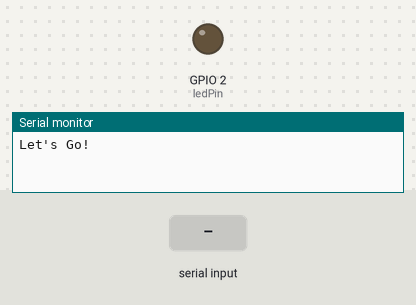
The sketch below on a simulated ESP32. On the bench: output pins drawn as LEDs (lit = HIGH), the last lines printed to the serial monitor. Inputs (shaded band) come from the test bench.

Above: at 2.2 s.
2.3 s: "L" received over Serial
At 2.7 s:
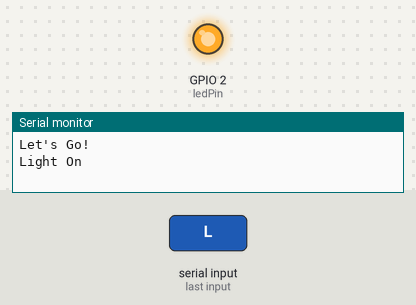
6.8 s: "L" received over the second serial link
At 7.4 s:
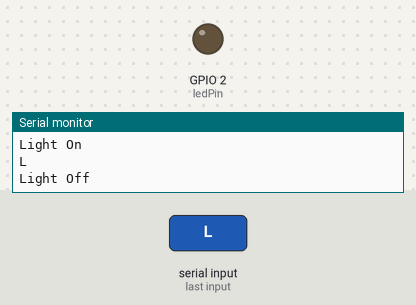
Timing chart, 0 to 9.8 s (numbered marks = the images above; inputs shaded):
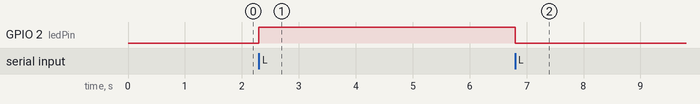

The sketch:

Arduino_Learning.ino
```cpp
//Bluetooth Module
#include <SoftwareSerial.h>
SoftwareSerial BLE(5,4);
char command;

//Temp&Hum Module
#include <DHT.h>
#define DHTTYPE DHT11
#define DHTPIN 13
DHT dht(DHTPIN, DHTTYPE);

//Led Config
#define ledPin 2

//MAX30100 Module
#include "MAX30100.h"
#include <Wire.h>
MAX30100 pox;

//Ohm Meter
int analogPin = 0;
int raw = 0;
int Vin = 5;
float Vout = 0;
float R1 = 10000;
float R2 = 0;
float buffer = 0;

unsigned long lastWarning = 0;

void setup() {
  Serial.begin(9600);
  BLE.begin(9600);
  //Wire.begin();

  pinMode(ledPin, OUTPUT);

  delay(1000);

  //pox.begin(pw1600, i50, sr100);

  dht.begin();
  Serial.println("Let's Go!");
}

void loop() {
  if(BLE.available()){
    command = BLE.read();
    Serial.println(command);
    if(!menu(command) && (millis() - lastWarning) > 500){
      lastWarning = millis();
      Serial.println("Invalid Bluetooth Command!");
    }
  }

  if(Serial.available()){
    command = Serial.read();
    if(!menu(command) && (millis() - lastWarning) > 500){
      lastWarning = millis();
      Serial.println("Invalid Serial Command!");
    }
  }

  //pox.readSensor();
  //Serial.println(meanDiff(pox.IR));
}

int menu(char cmd) {
  if(cmd == 'T'){
    readTempHum();
    lastWarning = millis();
    return 1;
  }else if(cmd == 'L'){
    light();
    lastWarning = millis();
    return 1;
  }else if(cmd == 'O'){
    ohm();
    lastWarning = millis();
    return 1;
  }else{
    return 0;
  }
}

void readTempHum() {
  float h = dht.readHumidity();
  float t = dht.readTemperature();
  Serial.print("Umidade = ");
  Serial.print(h);
  Serial.print(" %  ");
  Serial.print("Temperatura = ");
  Serial.print(t);
  Serial.println(" Celsius ");
}

void light() {
  if(digitalRead(ledPin)){
    digitalWrite(ledPin, LOW);
    Serial.println("Light Off");
  }else{
    digitalWrite(ledPin, HIGH);
    Serial.println("Light On");
  }
}

long meanDiff(int M) {
  #define LM_SIZE 15
  static int LM[LM_SIZE];      // LastMeasurements
  static byte index = 0;
  static long sum = 0;
  static byte count = 0;
  long avg = 0;

  // keep sum updated to improve speed.
  sum -= LM[index];
  LM[index] = M;
  sum += LM[index];
  index++;
  index = index % LM_SIZE;
  if (count < LM_SIZE) count++;

  avg = sum / count;
  return avg - M;
}

void ohm(){
  raw=analogRead(analogPin);
  if(raw){
    buffer=raw*Vin;
    Vout=buffer/1024.0;
    buffer=(Vin/Vout) - 1;
    R2=R1*buffer;
    Serial.print("Vout: ");
    Serial.print(Vout);
    Serial.print("  |  R2: ");
    Serial.println(R2);
  }else{
    Serial.println("Analog Error");
  }
}
```

Measured:
- after the input at 2.3 s, GPIO 2 (ledPin): LOW → HIGH at once
- after the input at 6.8 s, GPIO 2 (ledPin): HIGH → LOW at once
